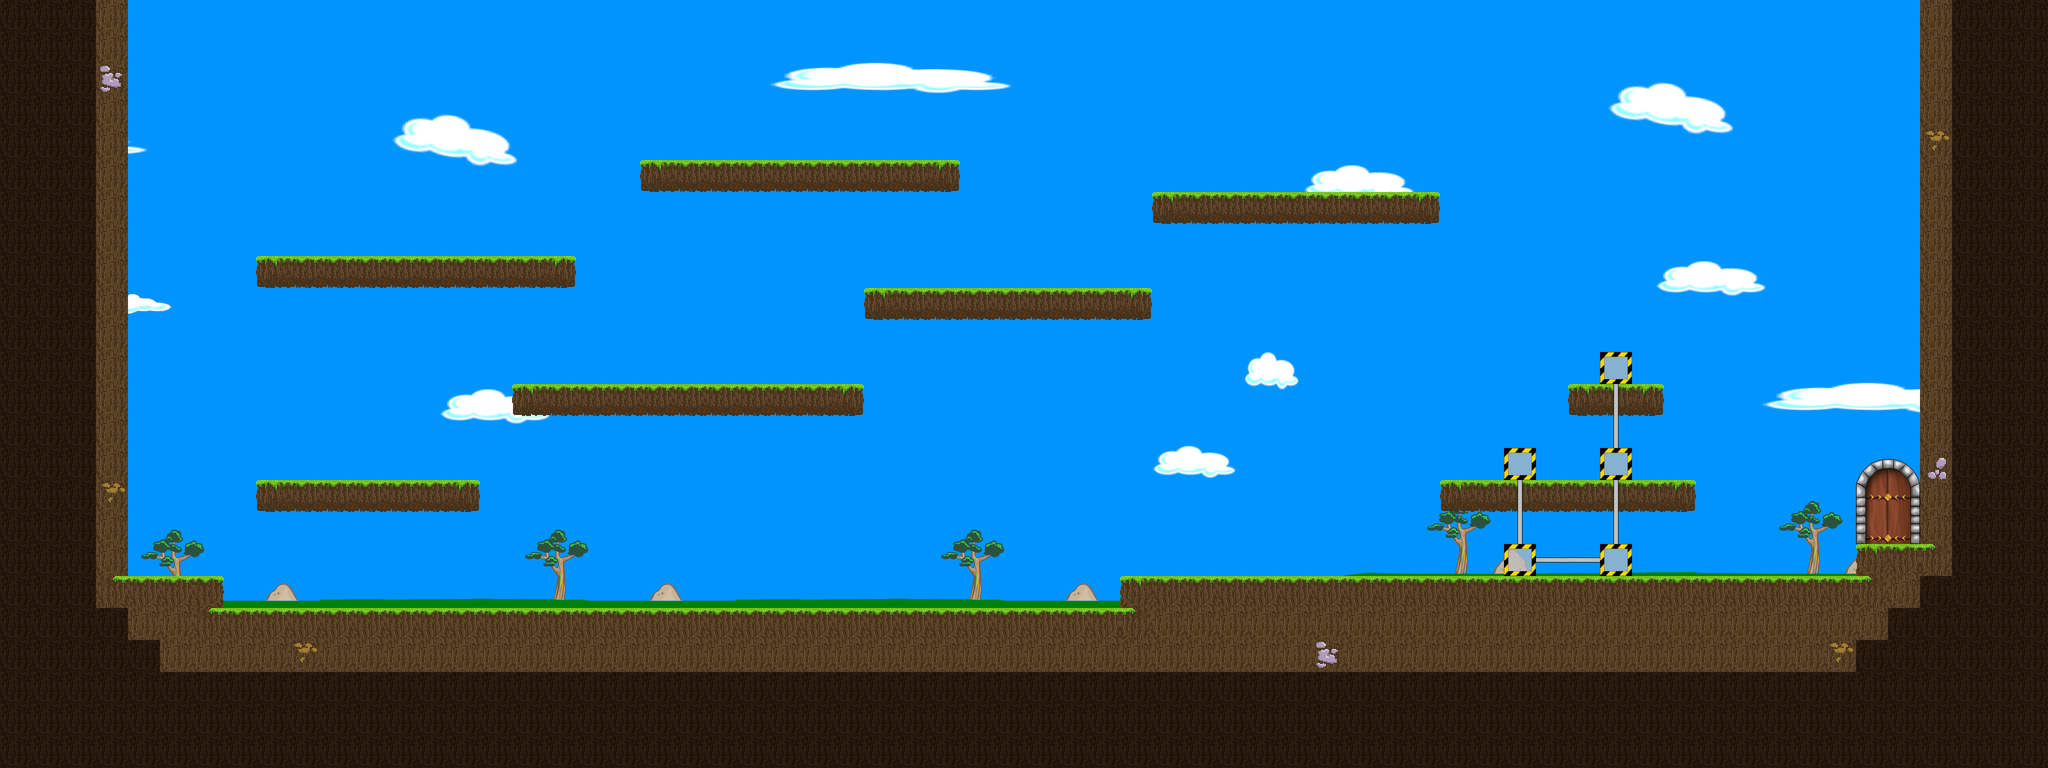

A level layout from a 2D game, rendered from its tile map. Below: a short description, then the map file with tile-grid data replaced by summaries:
An orthogonal 64x24 tile map with 64x64 px tiles, 7 tile layers (Hintergrund, Laufebene, Open Gate, Gate, ...), 7 tilesets.

<map version="1.0" orientation="orthogonal" renderorder="right-down" width="64" height="24" tilewidth="64" tileheight="64">
 <tileset firstgid="1" name="Hintergrund" tilewidth="64" tileheight="64">
  <image source="Hintergrund.png" trans="0000ff" width="2048" height="1024" />
 </tileset>
 <tileset firstgid="513" name="Rohre" tilewidth="64" tileheight="64">
  <image source="Rohre.png" trans="0000ff" width="256" height="256" />
 </tileset>
 <tileset firstgid="529" name="Metallobjekte" tilewidth="64" tileheight="64">
  <image source="Metallobjekte.png" trans="0000ff" width="256" height="256" />
 </tileset>
 <tileset firstgid="545" name="Maschinen" tilewidth="64" tileheight="64">
  <image source="Maschinen.png" trans="0000ff" width="256" height="256" />
 </tileset>
 <tileset firstgid="561" name="Laufebenen" tilewidth="64" tileheight="64">
  <image source="Laufebenen.png" trans="0000ff" width="256" height="256" />
 </tileset>
 <tileset firstgid="577" name="gate" tilewidth="64" tileheight="64">
  <image source="gate.png" trans="0000ff" width="256" height="256" />
 </tileset>
 <tileset firstgid="593" name="Ampeln" tilewidth="64" tileheight="64">
  <image source="Ampeln.png" trans="0000ff" width="128" height="128" />
 </tileset>
 <layer name="Hintergrund" width="64" height="24">
  <data>[1536 cells, 1536 non-empty, 420 distinct tile ids]</data>
 </layer>
 <layer name="Laufebene" width="64" height="24">
  <data>[1536 cells, 625 non-empty, 24 distinct tile ids]</data>
 </layer>
 <layer name="Open Gate" width="64" height="24">
  <data>[1536 cells, 6 non-empty, 6 distinct tile ids]</data>
 </layer>
 <layer name="Gate" width="64" height="24">
  <data>[1536 cells, 6 non-empty, 6 distinct tile ids]</data>
 </layer>
 <layer name="Pipes" width="64" height="24">
  <data>[1536 cells, 8 non-empty, 2 distinct tile ids]</data>
 </layer>
 <layer name="Ablagen" width="64" height="24">
  <data>[1536 cells, 5 non-empty, 1 distinct tile ids]</data>
 </layer>
 <layer name="Objektebene" width="64" height="24">
  <data>[1536 cells, 0 non-empty, 0 distinct tile ids]</data>
 </layer>
</map>
